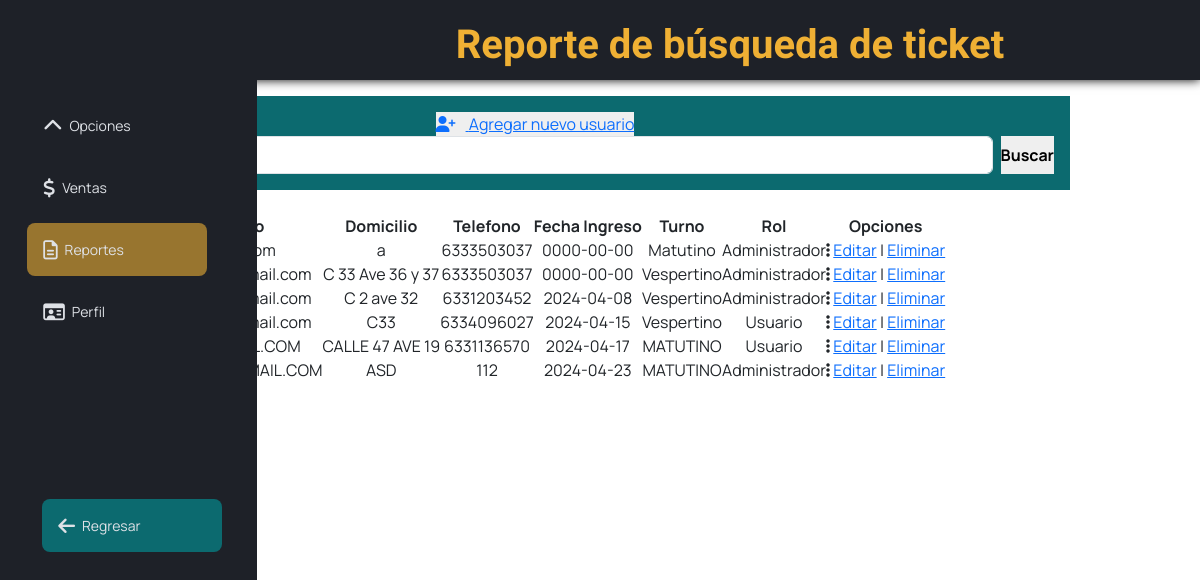
The app's page /Empleado_GenerarIndividual.php (signed in) with its own data.
### tables this page shows
CREATE TABLE `tusuario` (
  `idEmp` int(11) NOT NULL AUTO_INCREMENT,
  `nombreEmp` varchar(60) NOT NULL,
  `apellidoPEmp` varchar(60) DEFAULT NULL,
  `apellidoMEmp` varchar(60) DEFAULT NULL,
  `fechaNacEmp` date NOT NULL,
  `telEmp` bigint(20) NOT NULL,
  `generoEmp` varchar(12) NOT NULL,
  `emailEmp` varchar(50) NOT NULL,
  `direccionEmp` varchar(60) NOT NULL,
  `ciudadEmp` varchar(60) NOT NULL,
  `turnoEmp` varchar(10) NOT NULL,
  `rolEmp` varchar(20) NOT NULL,
  `idloginEmp` varchar(15) NOT NULL,
  `passEmp` varchar(60) NOT NULL,
  `fIngreso` date NOT NULL,
  PRIMARY KEY (`idEmp`)
);

### Empleado_GenerarIndividual.php (the view, shortened to what this page needs)
<!DOCTYPE html>
<html lang="en">
<head>
    <link rel="stylesheet" href="css/tweaksreportes.css">
   <link href="https://cdnjs.cloudflare.com/ajax/libs/font-awesome/6.4.0/css/all.min.css" rel="stylesheet">
<link href="https://cdn.jsdelivr.net/npm/bootstrap@5.3.3/dist/css/bootstrap.min.css" rel="stylesheet" >
<link rel="stylesheet" href="Css/estilosReportes.css">
<link rel="stylesheet" href="css/estilos_emp.css"/>
</head>
<body>
    <header>
        <ul class="navig">
            <li><a>Reporte de búsqueda de ticket</a></li>
        </ul>
    </header>
    <div class="barralateral">
        <div class="logo"></div>
            <ul class="menu" id ="dropdown">
                <li class="list_btn">
                    <a href="#">
                        <i class="fa-solid fa-chevron-up"></i>
                        <span>Opciones</span>
                    </a>
                </li>
                <li >
                    <a href="Empleado_Ventas.php">
                        <i class="fa-solid fa-dollar-sign" title="Ir a la sección de ventas."></i>
                        <span title="Ir a la sección de ventas.">Ventas </span>
                    </a>
                </li>
                <li class="activo">
                    <a href="Empleado_Reportes.html">
                        <i class="fa-regular fa-file-lines" title="Ir a la sección de reportes. Encontrará lo necesario para generar, descargar e imprimir reportes de ventas y tickets."></i>
                        <span title="Ir a la sección de reportes. Encontrará lo necesario para generar, descargar e imprimir reportes de ventas y tickets.">Reportes</span>
                    </a>
                </li>
                <li>
                    <a href="Empleado_Perfil.php">
                        <i class="fa-regular fa-id-card" title="Ir a su perfil. Encontrará lo necesario para modificar su información."></i>
                        <span title="Ir a su perfil. Encontrará lo necesario para modificar su información.">Perfil</span>
                    </a>
                </li>
                <button class="regresar">
                    <a href="./usuarioMenu.php">
                        <i class="fa-solid fa-arrow-left" title="Regresar al menú principal."></i>
                        <span title="Regresar al menú principal.">Regresar</span>
                    </a>
            </button>
            </ul>
    </div>
    <div class="Usuarios">
        <div class="botones">
        <button class="btnagregar">
            <a href="Admin_AgregarUsuario.php">
                <i class="fa-solid fa-user-plus"></i>
                <span>Agregar nuevo usuario</span>
            </a>
        </button>
        <div class="buscarBtn">
        <form class="d-flex">
         <form action="" method="GET">
            <input class="form-control me-2" type="search" placeholder="Buscar" name="busqueda">
            <button class="btnbuscar" type="submit" name="enviar" id="btnBuscarr"> <b>Buscar </b> </button>
        </form>
        </div>
        </div>
<?php
$where="";
?>
<br>
        <div class="tabla-wrapper">
  <table>
            <thead>
            <tr>
            <th>ID</th>
            <th>Nombre</th>
            <th>Apellido</th>
            <th>Correo</th>
            <th>Domicilio</th>
            <th>Telefono</th>
            <th>Fecha Ingreso</th>
            <th>Turno</th>
            <th>Rol</th>
            <th>Opciones</th>
            </tr>
            </thead>
            <tbody>
            <?php
include("Connection/conexion.php");
$SQL="SELECT idEmp, nombreEmp,apellidoPEmp, emailEmp,direccionEmp,telEmp,fIngreso,turnoEmp, rolEmp FROM tusuario $where";
$dato = mysqli_query($conexion, $SQL);
if($dato -> num_rows >0){
while($fila=mysqli_fetch_array($dato)){
?>
            <tr>
            <td> <?php echo $fila['idEmp'] ?> </td>
                <td> <?php echo $fila['nombreEmp'] ?> </td>
                <td> <?php echo $fila['apellidoPEmp'] ?> </td>
                <td> <?php echo $fila['emailEmp'] ?> </td>
                <td> <?php echo $fila['direccionEmp'] ?> </td>
                <td> <?php echo $fila['telEmp'] ?> </td>
                <td> <?php echo $fila['fIngreso'] ?> </td>
                <td> <?php echo $fila['turnoEmp'] ?> </td>
                <td> <?php echo $fila['rolEmp'] ?> </td>
            <td>
            <i class="fa-solid fa-ellipsis-vertical"></i>
                    <?php echo "<a href='Admin_EditarUsuario.php?idEmp=".$fila['idEmp']. "'>Editar</a>"; ?>
                     |
                    <?php echo "<a href='Admin_EliminarUsuario.php?idEmp=".$fila['idEmp']. "' onclick='return confirmar()'>Eliminar</a>"; ?>
</td>
</tr>
<?php
}
}else{
?>
<tr class="text-center">
<td colspan="16">No existen registros</td>
</tr>
<?php
}
?>
</tbody>
</table>
</div>
</div>
</body>
</html>

### Css/estilosReportes.css (style rules this page uses)
.botones { margin-right: 130px; padding: 16px; background-color: #0C6A6F; color: white; font-family: 'Manrope'; }
.botones i { padding-right: 10px; }
table { overflow: visible !important; }
thead { display: table-header-group }
tr { page-break-inside: avoid }

### Css/estilos_emp.css (style rules this page uses)
* { margin: 0; padding: 0; border: none; outline: none; box-sizing: border-box; font-family: "Manrope", sans-serif; }
body { background: #fff; padding: 0; margin: 0; overflow-x: hidden; text-align: center; }
.navig { background-color:rgba(30, 33, 40,255) ; padding: 15px; box-shadow: 0 0 10px #000; height: 80px; }
.navig li { display: absolute; padding-left: 260px; }
.navig li a { color: #EFB034 !important; text-decoration: none; font-size: 40px; font-family: "Lexend"; font-weight: bold; }
.barralateral { position: absolute; top: 0; bottom: 0; left: 0; width: 257px; height: 100vh; padding: 50px 1.7rem; color: #fff; overflow: hidden; transition: all 0.5s linear; background: rgba(30, 33, 40,255); }
.logo { height: 40px; padding: 16px; }
.menu { height: 88%; width: max-content; position: relative; list-style: none; padding: 0; }
.menu li { padding: 1rem; margin: 5% 0; border-radius: 8px; transition: all 0.5s ease-in-out; }
.menu li:hover, .activo { background: #EFB03495; }
.activo { color: #000; width: 180px; }
.menu a { color: #DEE1E6; font-size: 14px; text-decoration: none; display:flex; align-items: center; gap: 7px; }
.menu a span { overflow: hidden; }
.menu a i { font-size: 1.2rem; }
.regresar { padding: 1rem; margin: 0% 0; border-radius: 8px; transition: all 0.5s ease-in-out; position:absolute; top: 400px; left: 15px; background: #0C6A6F; width: 180px; }

### records on screen
tusuario: direccionEmp "a", telEmp "6333503037", fIngreso "0000-00-00", turnoEmp "Matutino", rolEmp "Administrador"
tusuario: direccionEmp "C 33 Ave 36 y 37", telEmp "6333503037", fIngreso "0000-00-00", turnoEmp "Vespertino", rolEmp "Administrador"
tusuario: direccionEmp "C 2 ave 32", telEmp "6331203452", fIngreso "2024-04-08", turnoEmp "Vespertino", rolEmp "Administrador"
tusuario: direccionEmp "C33", telEmp "6334096027", fIngreso "2024-04-15", turnoEmp "Vespertino", rolEmp "Usuario"
tusuario: direccionEmp "CALLE 47 AVE 19", telEmp "6331136570", fIngreso "2024-04-17", turnoEmp "MATUTINO", rolEmp "Usuario"
tusuario: direccionEmp "ASD", telEmp "112", fIngreso "2024-04-23", turnoEmp "MATUTINO", rolEmp "Administrador"
